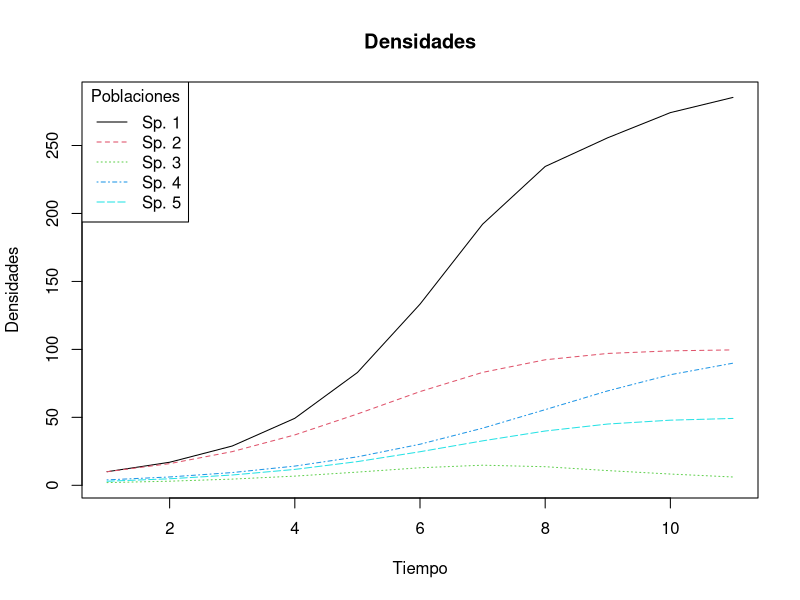
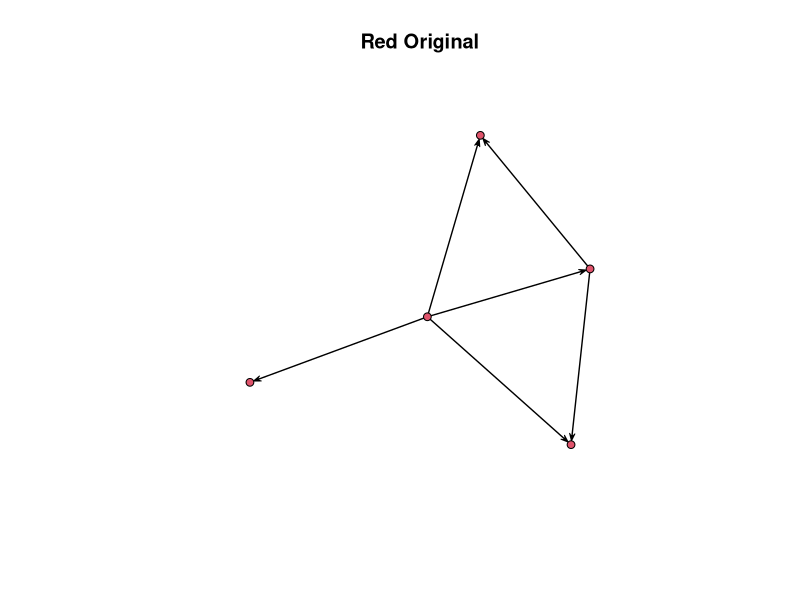

R code for these plots, in order:

#        Modelo de Lotka - Volterra Generalizado  

library("network")

# Definiciones básicas (número de especies 
# y tiempo de evaluado)

tamaño = 5 # Número de especies

t = 10 # Número de iteraciones

#------------------------------------------------------------------------------------------------------

#Matrices de parámetros

Ks <- diag(round (1/ runif(tamaño, min = 40, max = 150),2)) 
# Matriz con las K (como 1/k)

Rs<- diag(round(runif(tamaño, min = 0.5, max = 0.7),2)) 
# Matriz con los R

#------------------------------------------------------------------------------------------------------

#Matriz de densidades

Ns<- matrix(NA, nrow = tamaño, ncol = t + 1) 
# Matriz de densidades

Ns[,1]<- round(runif(tamaño, min = 1, max = 10)) 
# Le asigna las densidades iniciales a la matriz 

#------------------------------------------------------------------------------------------------------

#Topología de interacciones

As <- matrix(round(runif(tamaño*2, min = -1, max = 1),0), 
             nrow =tamaño, ncol = tamaño) 
# Crea la matriz de interacción (comunitaria), 
# asigna de forma aleatoria (a partir de una 
# distribución uniforme) los valores {-1, 0, 1} 
# de las interacciones.  Se generan (2 x tamaño) 
# valores.

diag(As[,]) <- c(-1)
# Asigna -1 en la diagonal

#------------------------------------------------------------------------------------------------------

#Dinámica iterativa

for (tiempo in 1:t) { 
  Dummy <-Ns[,tiempo]+Rs%*%Ns[,tiempo]+Rs%*%Ks%*% diag(Ns[,tiempo])%*%As[,] %*% Ns[,tiempo];
  for (i in 1:tamaño) {
    ifelse(Dummy[i]<0, Ns[i,tiempo+1]<-0, Ns[i,tiempo+1]<-Dummy[i])};
} # Este ciclo for ejecuta de forma iterativa las 
# operaciones entre las matrices y vectores propias 
# del modelo L-V generalizado.

#------------------------------------------------------------------------------------------------------

#Comandos para graficar densidades y redes

#Densidades

matplot(0:t+1, t(Ns), 
        xlab = "Tiempo", 
        ylab = "Densidades", 
        pch = 1: tamaño, 
        type = "l", 
        col = 1:tamaño, 
        main="Densidades") 

#Leyenda

Poblaciones <- rep("Sp.", times=tamaño)

Numeros<-c(1:tamaño)

legend("topleft", paste(Poblaciones, Numeros), 
       lty = 1: tamaño, 
       col = 1:tamaño,title = "Poblaciones")

#Red

Red<-network(As)

plot(Red, main="Red Original")


# Para ver una expansión de este modelo a 
# una escala meta-comunitaria: 
# https://github.com/TheoreticalEcologyUCV/EcologicalNetworksDynamics


# May, R.M. 1971. Stability in multi-species community models.
# Mathematical Biosciences, 12: 59-79.
# May. R.M. 1972. Will a large complex system be stable? 
# Nature, 238: 413-414.
# May, R.M. 1973. Stability and Complexity in Model Ecosystems.
# Princeton University Press. 
